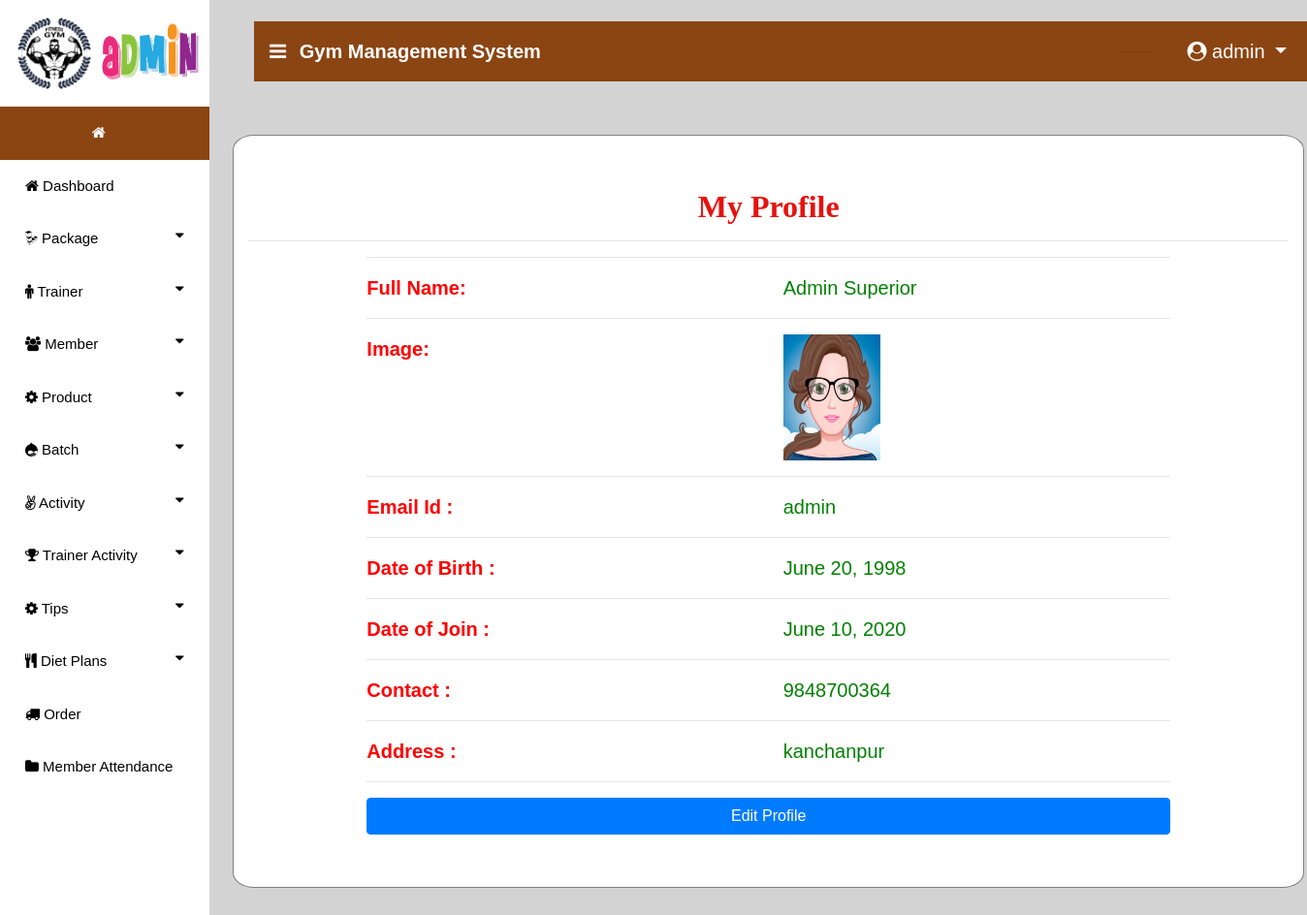
/admin_profile (signed in), run on the app's committed database.
### gym/models.py (models this page shows, shortened)
class Member(models.Model):
    user = models.ForeignKey(User, on_delete=models.CASCADE, null=True)
    batch = models.ForeignKey(Batch, on_delete=models.CASCADE, null=True)
    contact = models.CharField(max_length=10, null=True)
    address = models.CharField(max_length=10, null=True)
    height = models.CharField(max_length=10, null=True)
    weight = models.CharField(max_length=10, null=True)
    doj = models.DateField(max_length=10, null=True)
    dob = models.DateField(max_length=10, null=True)
    image = models.FileField(null=True)

### gym/views.py (the view)
# urls.py: path('admin_profile',admin_profile,name="admin_profile"),
def admin_profile(request):
    sign = 0
    user = User.objects.get(username=request.user.username)
    error = ""
    try:
        sign = Member.objects.get(user=user)
        if sign:
            error = "pat"
    except:
        pass
    user = User.objects.get(id=request.user.id)
    u=""
    try:
        pro = Member.objects.get(user=user)
        u = "member"
    except:
        pro = Trainer.objects.get(user=user)
        u = "trainer"
    d = {'pro':pro,'error':error,"u":u}
    return render(request,'admin_profile.html',d)

### gym/templates/admin_profile.html (shortened to what this page needs)
{% extends 'navigation3.html' %}
{% load static %}
{% block body1 %}
<div class="container" style="margin-top:5%;margin-bottom:5%;background:white;border-radius:2%;border:1px solid grey">
    <h2 style="font-weight:bold;font-family : 'Monotype Corsiva' ; color : #E6120E ;margin-top:5%" align="center">My Profile</h2><hr>
<div align="left" class="container-fluid" style="width:80%;margin-bottom:5%">
    <hr><div class="row" >
        <div class="col-md-6 div2">
            <strong>Full Name:</strong>
        </div>
        <div class="col-md-6 div1">
            {{pro.user.first_name}} {{pro.user.last_name}}
        </div>
    </div><hr>
    <div class="row">
        <div class="col-md-6 div2">
            <strong>Image:</strong>
        </div>
        <div class="col-md-6">
            <img src="{{pro.image.url}}" style="width:100px;height:130px"></img>
        </div></div><hr>
    <div class="row">
        <div class="col-md-6 div2">
            <strong>Email Id :</strong>
        </div>
        <div class="col-md-6 div1">
            {{pro.user.username}}
        </div>
    </div><hr>
     <div class="row">
        <div class="col-md-6 div2">
            <strong>Date of Birth :</strong>
        </div>
        <div class="col-md-6 div1">
            {{pro.dob}}
        </div>
    </div><hr>
    <div class="row">
        <div class="col-md-6 div2">
            <strong>Date of Join :</strong>
        </div>
        <div class="col-md-6 div1">
            {{pro.doj}}
        </div>
    </div><hr>
     <div class="row">
        <div class="col-md-6 div2">
            <strong>Contact :</strong>
        </div>
        <div class="col-md-6 div1">
            {{pro.contact}}
        </div>
     </div><hr>
    <div class="row">
        <div class="col-md-6 div2">
            <strong>Address :</strong>
        </div>
        <div class="col-md-6 div1">
            {{pro.address}}
        </div>
    </div><hr>
    <a href="{% url 'edit_profile' %}"><button class="btn btn-primary" style="width:100%">Edit Profile</button></a>
    </div></div>
{% endblock %}

### gym/templates/navigation3.html (shortened to what this page needs)
{% extends 'navigation2.html' %}
{% block body %}
<nav class="navbar navbar-expand-lg navbar-light" style="margin-left:2%;margin-top:2%;width:99%;background-color:SaddleBrown">
  <a class="navbar-brand" href="#" style="color:white;font-weight:bold"><i class="fa fa-bars" style="margin-right:8px"></i> Gym Management System</a>
  {% if request.user.is_staff %}
     <div class="collapse navbar-collapse nav justify-content-end" id="navbarNavDropdown">
      <li class="nav-item dropdown" style="margin-right:3%;color:white;margin-left:600px">
        <a class="nav-link dropdown" style="margin-left:5%;color:white" href="#" id="navbarDropdown" role="button" data-toggle="dropdown" aria-haspopup="true">
        </a>
        <hr>
      </li>
  </div>
     {% endif %}
  <div class="collapse navbar-collapse nav justify-content-end" id="navbarNavDropdown">
      <li class="nav-item dropdown" style="margin-right:3%;color:white">
        <a class="nav-link dropdown-toggle" style="color:white;margin-left:5%" href="#" id="navbarDropdown" role="button" data-toggle="dropdown" aria-haspopup="true" aria-expanded="false">
          <i class="fa fa-user-circle"></i> {{request.user.username}}
        </a>
      </li>
  </div>
 </nav>
{% block body1 %}
{% endblock %}
{% endblock %}

### gym/templates/navigation2.html (style rules this page uses)
body { font-family: "Lato", sans-serif; }
body { margin:0;font-family:Arial }
.dropdown { float:right; }

### gym/templates/admin_profile.html (style rules this page uses)
.div1 { color:green; }
.div2 { color:red; }

### data on the page
Member: user.first_name "Admin", user.last_name "Superior", image (picture), user.username "admin", dob "June 20, 1998", doj "June 10, 2020", contact "9848700364", address "kanchanpur"

### other printed values
{{ request.user.username }} "admin"
